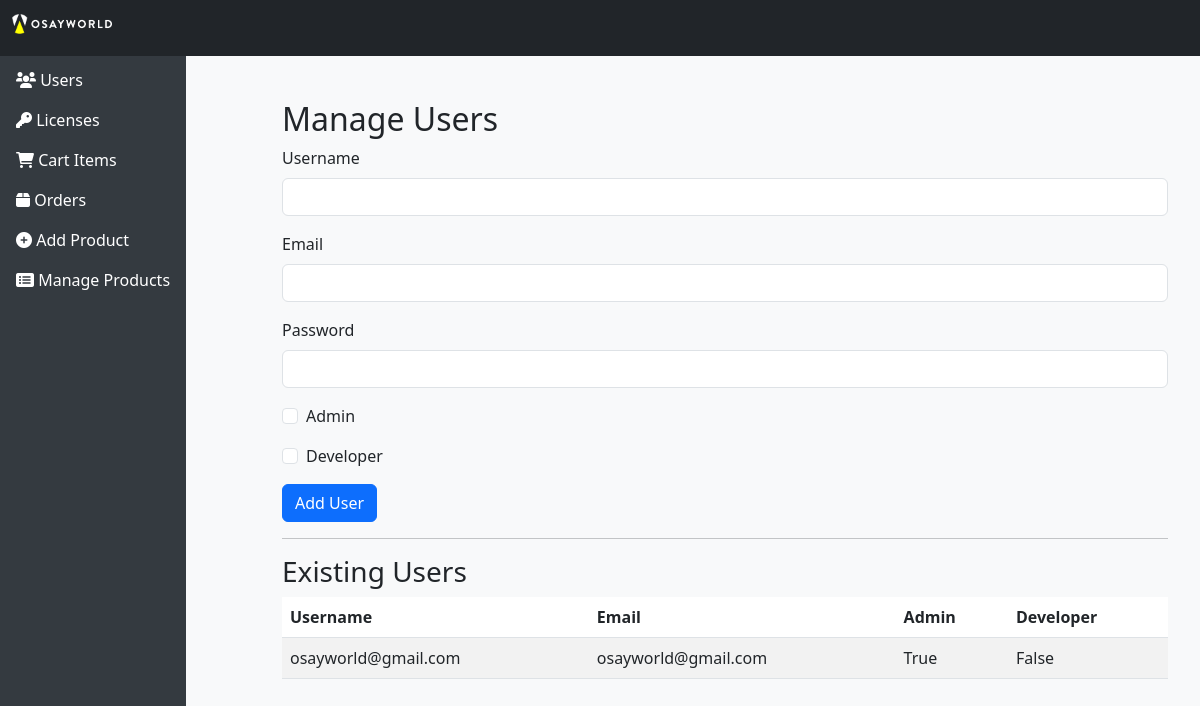
The page /admin/manage-users (signed in) on the database its author committed.
### models/user.py (models this page shows, shortened)
class User(UserMixin, db.Model):
    id = db.Column(db.Integer, primary_key=True)
    username = db.Column(db.String(150), unique=True, nullable=False)
    email = db.Column(db.String(150), unique=True, nullable=False)
    password = db.Column(db.String(150), nullable=False)
    is_admin = db.Column(db.Boolean, default=False)
    is_developer = db.Column(db.Boolean, default=False)
    subscription_active = db.Column(db.Boolean, default=False)
    two_factor_enabled = db.Column(db.Boolean, default=False)  # Two-factor authentication support
    referral_code = db.Column(db.String(10), unique=True, nullable=True)  # Affiliate program support
    profile_picture_url = db.Column(db.String(250), nullable=True)  # User profile picture for admin panel
    last_login = db.Column(db.DateTime, nullable=True)  # Store last login for security analysis
    fraud_flagged = db.Column(db.Boolean, default=False)  # Anti-fraud flag
    currency = db.Column(db.String(10), nullable=False, default="USD")  # Multi-currency support
    created_at = db.Column(db.DateTime, default=datetime.utcnow)
    updated_at = db.Column(db.DateTime, default=datetime.utcnow, onupdate=datetime.utcnow)
    licenses = db.relationship('License', backref='user', lazy=True)
    cart_items = db.relationship('CartItem', backref='user', lazy=True)
    orders = db.relationship('Order', backref='user', lazy=True)
    purchased_items = db.relationship('PurchasedItem', backref='user', lazy=True)
    analytics = db.relationship('Analytics', backref='user', lazy=True)
    reviews = db.relationship('Review', backref='user', lazy=True)
    notifications = db.relationship('Notification', backref='user', lazy=True)
    audit_logs = db.relationship('AuditLog', backref='user', lazy=True)
    tickets = db.relationship('SupportTicket', backref='user', lazy=True)

### routes/admin_routes.py (the view)
    @login_required
    def decorated_function(*args, **kwargs):
        if not current_user.is_admin:
            flash("You do not have permission to access this page.")
            return redirect(url_for('general.index'))
        return f(*args, **kwargs)

### app.py (called while the page is built)
@login_manager.user_loader
def load_user(user_id):
    return User.query.get(int(user_id))  # Load the user by ID from the database

### routes/admin_routes.py (called while the page is built, shortened)
def admin_required(f):
    @login_required
    def decorated_function(*args, **kwargs):
        if not current_user.is_admin:
            flash("You do not have permission to access this page.")
            return redirect(url_for('general.index'))
        return f(*args, **kwargs)
    return decorated_function

@admin_bp.before_request
def ensure_user_one_is_admin():
    user = User.query.get(1)
    if user and not user.is_admin:
        user.is_admin = True
        db.session.commit()

@admin_bp.route('/manage-users', methods=['GET', 'POST'], endpoint='manage_users')
@admin_required
def manage_users():
    users = User.query.all()
    return render_template('admin/manage_users.html', users=users)

### templates/admin/manage_users.html
{% extends "admin/admin_base.html" %}
{% block content %}
<h2>Manage Users</h2>
<form method="POST" action="{{ url_for('admin.manage_users') }}">
    <div class="mb-3">
        <label for="username" class="form-label">Username</label>
        <input type="text" class="form-control" id="username" name="username" required>
    </div>
    <div class="mb-3">
        <label for="email" class="form-label">Email</label>
        <input type="email" class="form-control" id="email" name="email" required>
    </div>
    <div class="mb-3">
        <label for="password" class="form-label">Password</label>
        <input type="password" class="form-control" id="password" name="password" required>
    </div>
    <div class="form-check mb-3">
        <input class="form-check-input" type="checkbox" id="is_admin" name="is_admin">
        <label class="form-check-label" for="is_admin">Admin</label>
    </div>
    <div class="form-check mb-3">
        <input class="form-check-input" type="checkbox" id="is_developer" name="is_developer">
        <label class="form-check-label" for="is_developer">Developer</label>
    </div>
    <button type="submit" class="btn btn-primary">Add User</button>
</form>
<hr>
<h3>Existing Users</h3>
<table class="table table-striped">
    <thead>
        <tr>
            <th>Username</th>
            <th>Email</th>
            <th>Admin</th>
            <th>Developer</th>
        </tr>
    </thead>
    <tbody>
        {% for user in users %}
        <tr>
            <td>{{ user.username }}</td>
            <td>{{ user.email }}</td>
            <td>{{ user.is_admin }}</td>
            <td>{{ user.is_developer }}</td>
        </tr>
        {% endfor %}
    </tbody>
</table>
{% endblock %}

### templates/admin/admin_base.html (style rules this page uses)
body { background-color: #f8f9fa; }

### rows shown on the page
User: username "osayworld@gmail.com", email "osayworld@gmail.com", is_admin "True", is_developer "False"
